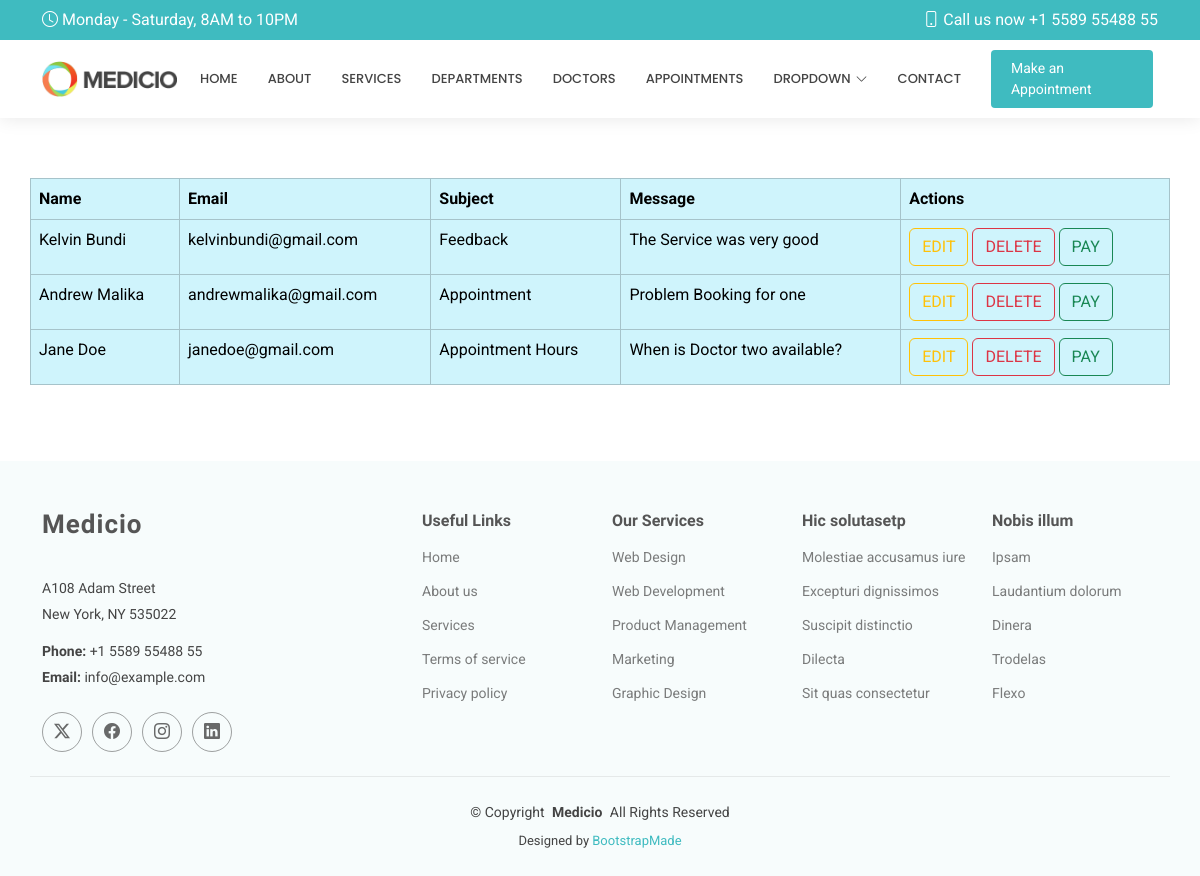
The app's page /showcontacts/, older data.
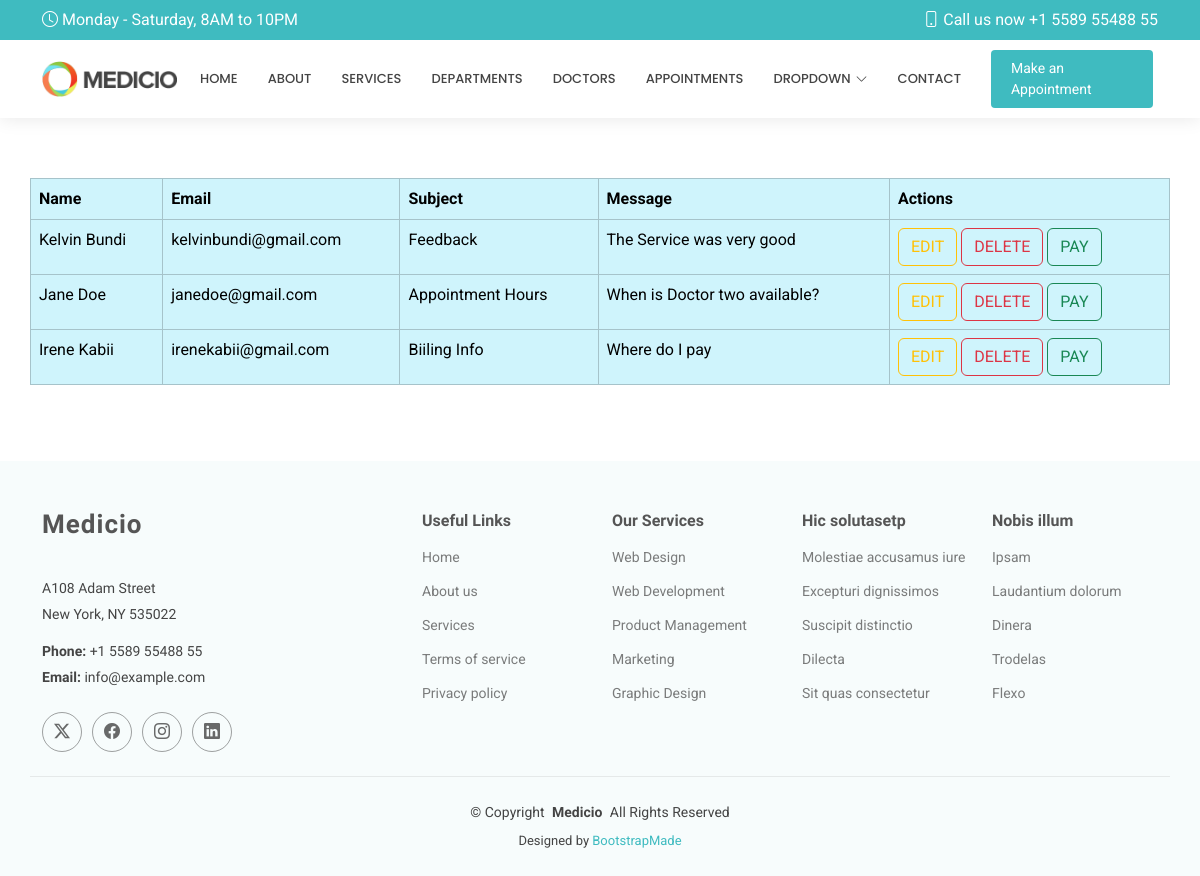
The same page, newer data.
### myapp/models.py (models this page shows, shortened)
class Contacts(models.Model):
    name = models.CharField(max_length=100)
    email = models.EmailField()
    subject = models.CharField(max_length=50)
    message = models.TextField()

### myapp/views.py (the view)
# urls.py: path('showcontacts/', views.showcontacts, name='showcontacts'),
def showcontacts(request):
    allcontacts = Contacts.objects.all()
    return render(request,'showcontacts.html',{'contact':allcontacts})

### templates/showcontacts.html
{% extends 'starter-page.html' %}
{% load static %}
{% block body %}
	<table class="table table-bordered table-info container">
    <thead>
    <tr>
        <th>Name</th>
        <th>Email</th>
        <th>Subject</th>
        <th>Message</th>
        <th>Actions</th>
    </tr>
    </thead>
    <tbody>
    {% for x in contact %}
        <tr>
        <td>{{ x.name }}</td>
        <td>{{ x.email }}</td>
        <td>{{ x.subject }}</td>
        <td>{{ x.message }}</td>
        <td>
            <a href="/editcontacts/{{ x.id }}" class="btn btn-outline-warning">EDIT</a>
            <a href="/deletecontacts/{{ x.id }}" class="btn btn-outline-danger">DELETE</a>
            <a href="" class="btn btn-outline-success">PAY</a>
        </td>
        </tr>
    {% endfor %}
    </tbody>
    </table>
{% endblock %}

Row changes from the older to the newer data that the page shows:
removed Contacts: name "Andrew Malika", email "andrewmalika@gmail.com", subject "Appointment", message "Problem Booking for one"
added Contacts: name "Irene Kabii", email "irenekabii@gmail.com", subject "Biiling Info", message "Where do I pay"
